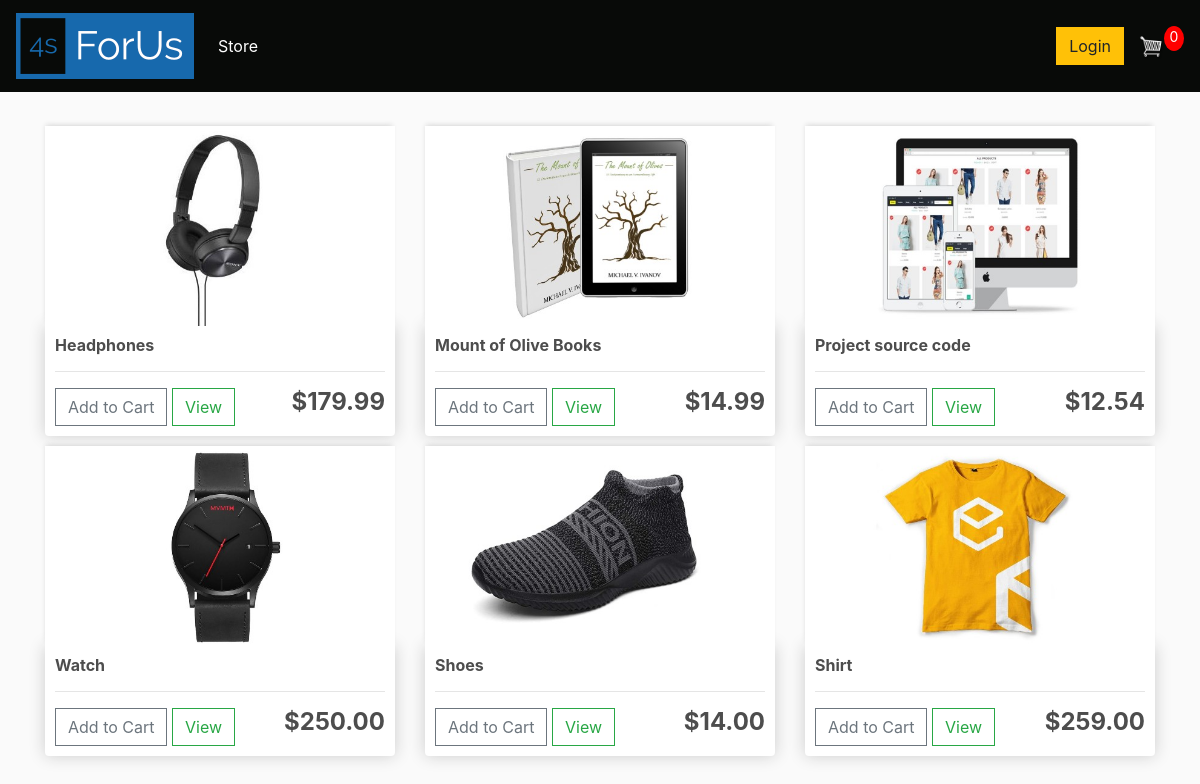
The page / on the database its author committed.
### store/models.py (models this page shows, shortened)
class Product(models.Model):
    name = models.CharField(max_length=200, null=True)
    price = models.FloatField()
    digital = models.BooleanField(default=False, null=True, blank=False)               # if digital is true, then the product is a digital product and then we don't have to ship it. Otherwise you will have to ship the product.
    image = models.ImageField(null=True, blank=True)
    @property
    def imageUrl(self):                                                  # this is for solving the error incase if there are image url present
        try:
            url = self.image.url
        except:
            url = ''
        return url

### store/views.py (the view)
# urls.py: path('', include('store.urls'))
def store(request):
    products = Product.objects.all()
    context = {'products':products}
    return render(request,'store/store.html',context)

### store/templates/store/store.html
{% extends 'store/main.html' %}
{% load static %}
{% block content %}
<div class="row">
    {% for product in products %}
    <div class="col-lg-4">
        <img class="thumbnail" src="{{ product.imageUrl }}" >
        <div class="box-element product">
            <h6><strong>{{product.name}}</strong></h6><hr>
            <button  class="btn btn-outline-secondary add-btn">Add to Cart</button>
            <a class="btn btn-outline-success" href="#">View</a>
            <h4 style="display: inline-block; float: right"><strong>${{ product.price|floatformat:2}}</strong></h4>
        </div>
    </div>
    {% endfor %}
</div>
{% endblock %}

### store/templates/store/main.html (shortened to what this page needs)
<!DOCTYPE html>
{% load static %}
<html>
<head>
	<link rel="stylesheet" href="https://stackpath.bootstrapcdn.com/bootstrap/4.4.1/css/bootstrap.min.css">
	<link rel="stylesheet" type="text/css" href="{% static 'css/main.css' %}">
</head>
<body>
	<nav class="navbar navbar-expand-lg navbar-dark bg-dark">
	  <a class="navbar-brand" href="{% url 'store' %}"><img src="{% static 'images/logo.png' %}" alt=""></a>
	  <div class="collapse navbar-collapse" id="navbarSupportedContent">
	    <ul class="navbar-nav mr-auto">
	      <li class="nav-item active">
	        <a class="nav-link" href="{% url 'store' %}">Store <span class="sr-only">(current)</span></a>
	      </li>
	    </ul>
	    <div class="form-inline my-2 my-lg-0">
	      <a href="#" class="btn btn-warning">Login</a>
		  <a href="{% url 'cart' %}"><img  id="cart-icon" src="{% static 'images/cart.png' %}"></a>
		  <p id="cart-total">0</p>
	    </div
	  </div>
	</nav>
     <div class="container">
            <br>
            {% block content %}
            {% endblock content %}
         </div>
</body>
</html>

### static/css/main.css (style rules this page uses)
body { background-color: hsl(0, 0%, 98%); }
h1,h2,h3,h4,h5,h6 { color:hsl(0, 0%, 30%); }
.box-element { box-shadow:hsl(0, 0%, 80%) 0 0 16px; background-color: #fff; border-radius: 4px; padding: 10px; }
.thumbnail { width: 100%; height: 200px; -webkit-box-shadow: -1px -3px 5px -2px rgba(214,214,214,1); -moz-box-shadow: -1px -3px 5px -2px rgba(214,214,214,1); box-shadow: -1px -3px 5px -2px rgba(214,214,214,1); }
.product { border-radius: 0 0 4px 4px; }
.bg-dark { background-color: #080a08!important; }
#cart-icon { width:25px; display: inline-block; margin-left: 15px; }
#cart-total { display: block; text-align: center; color:#fff; background-color: red; width: 20px; height: 25px; border-radius: 50%; font-size: 14px; }
.col-lg-4, .col-lg-6, .col-lg-8, .col-lg-12 { margin-top: 10px; }
.btn { border-radius: 0; }

### rows shown on the page
Product: imageUrl (picture), name "Headphones", price "179.99"
Product: imageUrl (picture), name "Mount of Olive Books", price "14.99"
Product: imageUrl (picture), name "Project source code", price "12.54"
Product: imageUrl (picture), name "Watch", price "250.00"
Product: imageUrl (picture), name "Shoes", price "14.00"
Product: imageUrl (picture), name "Shirt", price "259.00"
